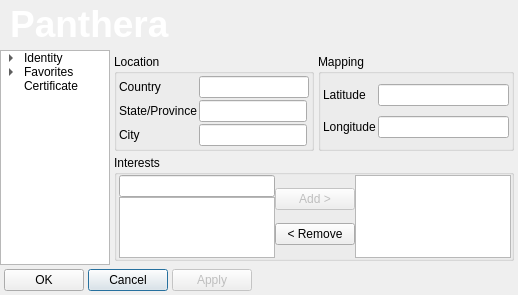
<?xml version="1.0" encoding="UTF-8"?>
<ui version="4.0">
 <class>DialogProfile</class>
 <widget class="QDialog" name="DialogProfile">
  <property name="windowModality">
   <enum>Qt::ApplicationModal</enum>
  </property>
  <property name="geometry">
   <rect>
    <x>0</x>
    <y>0</y>
    <width>518</width>
    <height>295</height>
   </rect>
  </property>
  <property name="minimumSize">
   <size>
    <width>518</width>
    <height>295</height>
   </size>
  </property>
  <property name="maximumSize">
   <size>
    <width>518</width>
    <height>295</height>
   </size>
  </property>
  <property name="windowTitle">
   <string>Edit Profile</string>
  </property>
  <property name="windowIcon">
   <iconset resource="Graphics.qrc">
    <normaloff>:/Icons/FileType/Resource/24x24 File Type/Identity.png</normaloff>:/Icons/FileType/Resource/24x24 File Type/Identity.png</iconset>
  </property>
  <property name="modal">
   <bool>true</bool>
  </property>
  <layout class="QGridLayout" name="gridLayout_2">
   <property name="margin">
    <number>0</number>
   </property>
   <property name="spacing">
    <number>0</number>
   </property>
   <item row="0" column="0" colspan="2">
    <widget class="QFrame" name="frameCommonHeader">
     <property name="minimumSize">
      <size>
       <width>0</width>
       <height>50</height>
      </size>
     </property>
     <property name="maximumSize">
      <size>
       <width>16777215</width>
       <height>50</height>
      </size>
     </property>
     <property name="styleSheet">
      <string notr="true">background-image: url(:/Graphics/Resource/FormHeaderBackground.png);</string>
     </property>
     <property name="frameShape">
      <enum>QFrame::NoFrame</enum>
     </property>
     <property name="frameShadow">
      <enum>QFrame::Raised</enum>
     </property>
     <layout class="QGridLayout" name="gridLayout_23">
      <property name="margin">
       <number>1</number>
      </property>
      <property name="spacing">
       <number>0</number>
      </property>
      <item row="0" column="0">
       <widget class="QLabel" name="labelCommonHeader">
        <property name="styleSheet">
         <string notr="true">background-color: transparent;</string>
        </property>
        <property name="text">
         <string>&lt;!DOCTYPE HTML PUBLIC &quot;-//W3C//DTD HTML 4.0//EN&quot; &quot;http://www.w3.org/TR/REC-html40/strict.dtd&quot;&gt;
&lt;html&gt;&lt;head&gt;&lt;meta name=&quot;qrichtext&quot; content=&quot;1&quot; /&gt;&lt;style type=&quot;text/css&quot;&gt;
p, li { white-space: pre-wrap; }
&lt;/style&gt;&lt;/head&gt;&lt;body style=&quot; font-family:'MS Shell Dlg 2'; font-size:8.25pt; font-weight:400; font-style:normal;&quot;&gt;
&lt;p style=&quot; margin-top:0px; margin-bottom:0px; margin-left:0px; margin-right:0px; -qt-block-indent:0; text-indent:0px;&quot;&gt;&lt;span style=&quot; font-size:8pt;&quot;&gt;  &lt;/span&gt;&lt;img src=&quot;:/Graphics/Resource/Panthera48.png&quot; /&gt;&lt;span style=&quot; font-size:8pt;&quot;&gt; &lt;/span&gt;&lt;span style=&quot; font-size:28pt; font-weight:600; color:#ffffff;&quot;&gt;Panthera&lt;/span&gt;&lt;/p&gt;&lt;/body&gt;&lt;/html&gt;</string>
        </property>
       </widget>
      </item>
     </layout>
    </widget>
   </item>
   <item row="1" column="0">
    <widget class="QTreeWidget" name="treeWidgetProfileNavigation">
     <property name="sizePolicy">
      <sizepolicy hsizetype="Preferred" vsizetype="MinimumExpanding">
       <horstretch>0</horstretch>
       <verstretch>0</verstretch>
      </sizepolicy>
     </property>
     <property name="minimumSize">
      <size>
       <width>110</width>
       <height>0</height>
      </size>
     </property>
     <property name="maximumSize">
      <size>
       <width>110</width>
       <height>16777215</height>
      </size>
     </property>
     <attribute name="headerVisible">
      <bool>false</bool>
     </attribute>
     <column>
      <property name="text">
       <string>Profile</string>
      </property>
     </column>
     <item>
      <property name="text">
       <string>Identity</string>
      </property>
      <item>
       <property name="text">
        <string>Contact</string>
       </property>
      </item>
      <item>
       <property name="text">
        <string>Profile</string>
       </property>
      </item>
      <item>
       <property name="text">
        <string>Bio</string>
       </property>
      </item>
      <item>
       <property name="text">
        <string>Avatar</string>
       </property>
      </item>
     </item>
     <item>
      <property name="text">
       <string>Favorites</string>
      </property>
      <item>
       <property name="text">
        <string>Files</string>
       </property>
      </item>
     </item>
     <item>
      <property name="text">
       <string>Certificate</string>
      </property>
     </item>
    </widget>
   </item>
   <item row="2" column="0" colspan="2">
    <layout class="QGridLayout" name="gridLayoutControls">
     <property name="margin">
      <number>4</number>
     </property>
     <property name="spacing">
      <number>4</number>
     </property>
     <item row="0" column="3">
      <spacer name="horizontalSpacer">
       <property name="orientation">
        <enum>Qt::Horizontal</enum>
       </property>
       <property name="sizeType">
        <enum>QSizePolicy::MinimumExpanding</enum>
       </property>
       <property name="sizeHint" stdset="0">
        <size>
         <width>40</width>
         <height>20</height>
        </size>
       </property>
      </spacer>
     </item>
     <item row="0" column="0">
      <widget class="QPushButton" name="pushButtonOK">
       <property name="text">
        <string>OK</string>
       </property>
      </widget>
     </item>
     <item row="0" column="1">
      <widget class="QPushButton" name="pushButtonCancel">
       <property name="text">
        <string>Cancel</string>
       </property>
       <property name="default">
        <bool>true</bool>
       </property>
      </widget>
     </item>
     <item row="0" column="2">
      <widget class="QPushButton" name="pushButtonApply">
       <property name="enabled">
        <bool>false</bool>
       </property>
       <property name="text">
        <string>Apply</string>
       </property>
      </widget>
     </item>
    </layout>
   </item>
   <item row="1" column="1">
    <widget class="QStackedWidget" name="pagesProfile">
     <property name="sizePolicy">
      <sizepolicy hsizetype="MinimumExpanding" vsizetype="Preferred">
       <horstretch>0</horstretch>
       <verstretch>0</verstretch>
      </sizepolicy>
     </property>
     <property name="currentIndex">
      <number>2</number>
     </property>
     <widget class="QWidget" name="pageIdentity">
      <layout class="QGridLayout" name="gridLayout_5">
       <property name="margin">
        <number>4</number>
       </property>
       <property name="spacing">
        <number>4</number>
       </property>
       <item row="0" column="0" colspan="3">
        <widget class="QGroupBox" name="groupBox">
         <property name="maximumSize">
          <size>
           <width>400</width>
           <height>16777215</height>
          </size>
         </property>
         <property name="title">
          <string>Name</string>
         </property>
         <layout class="QGridLayout" name="gridLayout">
          <property name="margin">
           <number>2</number>
          </property>
          <property name="spacing">
           <number>2</number>
          </property>
          <item row="0" column="0">
           <widget class="QLabel" name="labelGScreenName">
            <property name="text">
             <string>Gnutella Screen Name:</string>
            </property>
           </widget>
          </item>
          <item row="0" column="1">
           <widget class="QLineEdit" name="lineEditGnutellaSceenName"/>
          </item>
          <item row="1" column="0">
           <widget class="QLabel" name="labelNickname">
            <property name="text">
             <string>Chat Nickname:</string>
            </property>
           </widget>
          </item>
          <item row="1" column="1">
           <widget class="QLineEdit" name="lineEditNickname"/>
          </item>
          <item row="2" column="0">
           <widget class="QLabel" name="labelAltNickname">
            <property name="text">
             <string>Alternate Chat Nickname:</string>
            </property>
           </widget>
          </item>
          <item row="2" column="1">
           <widget class="QLineEdit" name="lineEditAltNickname"/>
          </item>
          <item row="3" column="0">
           <widget class="QLabel" name="labelUserName">
            <property name="text">
             <string>Chat User Name:</string>
            </property>
           </widget>
          </item>
          <item row="3" column="1">
           <widget class="QLineEdit" name="lineEditUserName"/>
          </item>
          <item row="4" column="0">
           <widget class="QLabel" name="labelRealName">
            <property name="text">
             <string>Real Name:</string>
            </property>
           </widget>
          </item>
          <item row="4" column="1">
           <widget class="QLineEdit" name="lineEditRealName"/>
          </item>
         </layout>
        </widget>
       </item>
       <item row="1" column="0">
        <layout class="QGridLayout" name="gridLayoutDetails">
         <item row="0" column="0">
          <widget class="QLabel" name="labelGender">
           <property name="text">
            <string>Gender</string>
           </property>
          </widget>
         </item>
         <item row="0" column="1">
          <widget class="QComboBox" name="comboBoxGender">
           <property name="sizePolicy">
            <sizepolicy hsizetype="MinimumExpanding" vsizetype="Fixed">
             <horstretch>0</horstretch>
             <verstretch>0</verstretch>
            </sizepolicy>
           </property>
           <item>
            <property name="text">
             <string>Male</string>
            </property>
           </item>
           <item>
            <property name="text">
             <string>Female</string>
            </property>
           </item>
          </widget>
         </item>
         <item row="1" column="0" colspan="2">
          <widget class="QSpinBox" name="spinBoxAge">
           <property name="prefix">
            <string>Age: </string>
           </property>
           <property name="minimum">
            <number>1</number>
           </property>
           <property name="maximum">
            <number>109</number>
           </property>
           <property name="value">
            <number>18</number>
           </property>
          </widget>
         </item>
         <item row="2" column="0" colspan="2">
          <widget class="QCheckBox" name="checkBoxAllowBrowse">
           <property name="text">
            <string>Allow Others To Brose My User Profile</string>
           </property>
          </widget>
         </item>
        </layout>
       </item>
       <item row="1" column="1">
        <spacer name="horizontalSpacer_2">
         <property name="orientation">
          <enum>Qt::Horizontal</enum>
         </property>
         <property name="sizeHint" stdset="0">
          <size>
           <width>40</width>
           <height>20</height>
          </size>
         </property>
        </spacer>
       </item>
      </layout>
     </widget>
     <widget class="QWidget" name="pageContact">
      <layout class="QGridLayout" name="gridLayout_8">
       <property name="margin">
        <number>4</number>
       </property>
       <property name="spacing">
        <number>4</number>
       </property>
       <item row="0" column="0">
        <widget class="QGroupBox" name="groupBoxEmail">
         <property name="maximumSize">
          <size>
           <width>400</width>
           <height>16777215</height>
          </size>
         </property>
         <property name="title">
          <string>EMail Address</string>
         </property>
         <layout class="QGridLayout" name="gridLayout_4">
          <property name="margin">
           <number>2</number>
          </property>
          <property name="spacing">
           <number>0</number>
          </property>
          <item row="0" column="0">
           <widget class="QLineEdit" name="lineEditEmail"/>
          </item>
         </layout>
        </widget>
       </item>
       <item row="1" column="0">
        <widget class="QGroupBox" name="groupBoxMessaging">
         <property name="sizePolicy">
          <sizepolicy hsizetype="Preferred" vsizetype="MinimumExpanding">
           <horstretch>0</horstretch>
           <verstretch>0</verstretch>
          </sizepolicy>
         </property>
         <property name="maximumSize">
          <size>
           <width>400</width>
           <height>16777215</height>
          </size>
         </property>
         <property name="title">
          <string>Instant Messaging/ Social Networking</string>
         </property>
         <layout class="QGridLayout" name="gridLayout_3">
          <property name="margin">
           <number>2</number>
          </property>
          <property name="spacing">
           <number>2</number>
          </property>
          <item row="0" column="0">
           <widget class="QLabel" name="labelMSN">
            <property name="text">
             <string>MSN/.NET Passport:</string>
            </property>
           </widget>
          </item>
          <item row="0" column="1">
           <widget class="QLineEdit" name="lineEditMSN"/>
          </item>
          <item row="1" column="0">
           <widget class="QLabel" name="labelYahoo">
            <property name="text">
             <string>Yahoo ID:</string>
            </property>
           </widget>
          </item>
          <item row="1" column="1">
           <widget class="QLineEdit" name="lineEditYahoo"/>
          </item>
          <item row="2" column="0">
           <widget class="QLabel" name="labelICQ">
            <property name="text">
             <string>ICQ UIN:</string>
            </property>
           </widget>
          </item>
          <item row="2" column="1">
           <widget class="QLineEdit" name="lineEditICQ"/>
          </item>
          <item row="3" column="0">
           <widget class="QLabel" name="labelAOL">
            <property name="text">
             <string>AOL Screen Name:</string>
            </property>
           </widget>
          </item>
          <item row="3" column="1">
           <widget class="QLineEdit" name="lineEditAOL"/>
          </item>
          <item row="4" column="0">
           <widget class="QLabel" name="labelJabber">
            <property name="text">
             <string>Jabber ID:</string>
            </property>
           </widget>
          </item>
          <item row="4" column="1">
           <widget class="QLineEdit" name="lineEditJabber"/>
          </item>
          <item row="5" column="0">
           <widget class="QLabel" name="labelMySpace">
            <property name="text">
             <string>MySpace Profile:</string>
            </property>
           </widget>
          </item>
          <item row="5" column="1">
           <widget class="QLineEdit" name="lineEditMySpace"/>
          </item>
         </layout>
        </widget>
       </item>
      </layout>
     </widget>
     <widget class="QWidget" name="pageProfile">
      <layout class="QGridLayout" name="gridLayout_15">
       <property name="margin">
        <number>4</number>
       </property>
       <property name="spacing">
        <number>4</number>
       </property>
       <item row="0" column="0">
        <widget class="QGroupBox" name="groupBoxLocation">
         <property name="maximumSize">
          <size>
           <width>200</width>
           <height>16777215</height>
          </size>
         </property>
         <property name="title">
          <string>Location</string>
         </property>
         <layout class="QGridLayout" name="gridLayout_6">
          <property name="margin">
           <number>2</number>
          </property>
          <property name="spacing">
           <number>2</number>
          </property>
          <item row="0" column="0">
           <widget class="QLabel" name="labelCountry">
            <property name="text">
             <string>Country</string>
            </property>
           </widget>
          </item>
          <item row="2" column="0">
           <widget class="QLabel" name="labelCity">
            <property name="text">
             <string>City</string>
            </property>
           </widget>
          </item>
          <item row="0" column="1" colspan="2">
           <widget class="QLineEdit" name="lineEditCountry"/>
          </item>
          <item row="2" column="1">
           <widget class="QLineEdit" name="lineEditCity"/>
          </item>
          <item row="1" column="0">
           <widget class="QLabel" name="labelStateProvince">
            <property name="text">
             <string>State/Province</string>
            </property>
           </widget>
          </item>
          <item row="1" column="1">
           <widget class="QLineEdit" name="lineEditStateProvince"/>
          </item>
         </layout>
        </widget>
       </item>
       <item row="0" column="1">
        <widget class="QGroupBox" name="groupBoxMapping">
         <property name="maximumSize">
          <size>
           <width>200</width>
           <height>16777215</height>
          </size>
         </property>
         <property name="title">
          <string>Mapping</string>
         </property>
         <layout class="QGridLayout" name="gridLayout_7">
          <property name="margin">
           <number>2</number>
          </property>
          <property name="spacing">
           <number>2</number>
          </property>
          <item row="0" column="0">
           <widget class="QLabel" name="labelLatitude">
            <property name="text">
             <string>Latitude</string>
            </property>
           </widget>
          </item>
          <item row="2" column="0">
           <widget class="QLabel" name="labelLongitude">
            <property name="text">
             <string>Longitude</string>
            </property>
           </widget>
          </item>
          <item row="0" column="1">
           <widget class="QLineEdit" name="lineEditLatitude"/>
          </item>
          <item row="2" column="1">
           <widget class="QLineEdit" name="lineEditLonitude"/>
          </item>
         </layout>
        </widget>
       </item>
       <item row="1" column="0" colspan="2">
        <widget class="QGroupBox" name="groupBoxInterests">
         <property name="maximumSize">
          <size>
           <width>400</width>
           <height>16777215</height>
          </size>
         </property>
         <property name="title">
          <string>Interests</string>
         </property>
         <layout class="QGridLayout" name="gridLayout_14">
          <property name="leftMargin">
           <number>2</number>
          </property>
          <property name="topMargin">
           <number>0</number>
          </property>
          <property name="rightMargin">
           <number>0</number>
          </property>
          <property name="bottomMargin">
           <number>0</number>
          </property>
          <property name="spacing">
           <number>0</number>
          </property>
          <item row="0" column="0">
           <widget class="QLineEdit" name="lineEditInterest">
            <property name="sizePolicy">
             <sizepolicy hsizetype="MinimumExpanding" vsizetype="Fixed">
              <horstretch>0</horstretch>
              <verstretch>0</verstretch>
             </sizepolicy>
            </property>
            <property name="maximumSize">
             <size>
              <width>200</width>
              <height>16777215</height>
             </size>
            </property>
           </widget>
          </item>
          <item row="0" column="1" rowspan="2">
           <layout class="QGridLayout" name="gridLayout_13">
            <item row="0" column="0">
             <widget class="QPushButton" name="pushButtonInterestsAdd">
              <property name="enabled">
               <bool>false</bool>
              </property>
              <property name="sizePolicy">
               <sizepolicy hsizetype="Preferred" vsizetype="Fixed">
                <horstretch>0</horstretch>
                <verstretch>0</verstretch>
               </sizepolicy>
              </property>
              <property name="text">
               <string>Add &gt;</string>
              </property>
             </widget>
            </item>
            <item row="1" column="0">
             <widget class="QPushButton" name="pushButtonInterestsRemove">
              <property name="sizePolicy">
               <sizepolicy hsizetype="Preferred" vsizetype="Fixed">
                <horstretch>0</horstretch>
                <verstretch>0</verstretch>
               </sizepolicy>
              </property>
              <property name="text">
               <string>&lt; Remove</string>
              </property>
             </widget>
            </item>
           </layout>
          </item>
          <item row="0" column="2" rowspan="2">
           <widget class="QListWidget" name="listWidgetInterests">
            <property name="sizePolicy">
             <sizepolicy hsizetype="MinimumExpanding" vsizetype="Expanding">
              <horstretch>0</horstretch>
              <verstretch>0</verstretch>
             </sizepolicy>
            </property>
            <property name="maximumSize">
             <size>
              <width>200</width>
              <height>16777215</height>
             </size>
            </property>
            <property name="sortingEnabled">
             <bool>true</bool>
            </property>
           </widget>
          </item>
          <item row="1" column="0">
           <widget class="QListWidget" name="listWidgetRemoved">
            <property name="sizePolicy">
             <sizepolicy hsizetype="MinimumExpanding" vsizetype="Expanding">
              <horstretch>0</horstretch>
              <verstretch>0</verstretch>
             </sizepolicy>
            </property>
            <property name="maximumSize">
             <size>
              <width>200</width>
              <height>16777215</height>
             </size>
            </property>
            <property name="sortingEnabled">
             <bool>true</bool>
            </property>
           </widget>
          </item>
         </layout>
        </widget>
       </item>
      </layout>
     </widget>
     <widget class="QWidget" name="pageBio">
      <layout class="QGridLayout" name="gridLayout_16">
       <property name="margin">
        <number>4</number>
       </property>
       <property name="spacing">
        <number>4</number>
       </property>
       <item row="0" column="0">
        <widget class="QLabel" name="labelBio">
         <property name="text">
          <string>Bio</string>
         </property>
        </widget>
       </item>
       <item row="1" column="0">
        <widget class="QPlainTextEdit" name="plainTextEditBio"/>
       </item>
      </layout>
     </widget>
     <widget class="QWidget" name="pageAvatar">
      <layout class="QGridLayout" name="gridLayout_18">
       <property name="margin">
        <number>4</number>
       </property>
       <property name="spacing">
        <number>4</number>
       </property>
       <item row="0" column="0">
        <widget class="QGroupBox" name="groupBoxAvatarPreview">
         <property name="minimumSize">
          <size>
           <width>0</width>
           <height>0</height>
          </size>
         </property>
         <property name="maximumSize">
          <size>
           <width>200</width>
           <height>16777215</height>
          </size>
         </property>
         <property name="title">
          <string>Avatar Preview</string>
         </property>
         <layout class="QGridLayout" name="gridLayout_19">
          <property name="margin">
           <number>2</number>
          </property>
          <property name="spacing">
           <number>0</number>
          </property>
          <item row="0" column="0">
           <widget class="QLabel" name="labelAvatarPreview">
            <property name="sizePolicy">
             <sizepolicy hsizetype="Preferred" vsizetype="Preferred">
              <horstretch>0</horstretch>
              <verstretch>0</verstretch>
             </sizepolicy>
            </property>
            <property name="minimumSize">
             <size>
              <width>128</width>
              <height>128</height>
             </size>
            </property>
            <property name="maximumSize">
             <size>
              <width>128</width>
              <height>128</height>
             </size>
            </property>
            <property name="frameShape">
             <enum>QFrame::StyledPanel</enum>
            </property>
            <property name="frameShadow">
             <enum>QFrame::Sunken</enum>
            </property>
            <property name="text">
             <string/>
            </property>
            <property name="scaledContents">
             <bool>true</bool>
            </property>
           </widget>
          </item>
         </layout>
        </widget>
       </item>
       <item row="0" column="1">
        <widget class="QLabel" name="labelAvatarExplain">
         <property name="text">
          <string>Other users browsing your profile and shared files will see your avatar. Custom avatars should be 128x128 pixels, and can be any supported image type on your PC.</string>
         </property>
         <property name="alignment">
          <set>Qt::AlignLeading|Qt::AlignLeft|Qt::AlignTop</set>
         </property>
         <property name="wordWrap">
          <bool>true</bool>
         </property>
        </widget>
       </item>
       <item row="2" column="0">
        <spacer name="verticalSpacer">
         <property name="orientation">
          <enum>Qt::Vertical</enum>
         </property>
         <property name="sizeHint" stdset="0">
          <size>
           <width>20</width>
           <height>53</height>
          </size>
         </property>
        </spacer>
       </item>
       <item row="1" column="0">
        <layout class="QGridLayout" name="gridLayout_17">
         <item row="0" column="0">
          <widget class="QPushButton" name="pushButtonAvatarAdd">
           <property name="text">
            <string>Add</string>
           </property>
          </widget>
         </item>
         <item row="0" column="1">
          <widget class="QPushButton" name="pushButtonRemove">
           <property name="text">
            <string>Remove</string>
           </property>
          </widget>
         </item>
        </layout>
       </item>
      </layout>
     </widget>
     <widget class="QWidget" name="pageFavorites">
      <layout class="QGridLayout" name="gridLayout_21">
       <property name="margin">
        <number>4</number>
       </property>
       <property name="spacing">
        <number>4</number>
       </property>
       <item row="0" column="0">
        <widget class="QTreeWidget" name="treeWidgetFavorites">
         <property name="maximumSize">
          <size>
           <width>400</width>
           <height>16777215</height>
          </size>
         </property>
         <property name="rootIsDecorated">
          <bool>false</bool>
         </property>
         <property name="itemsExpandable">
          <bool>false</bool>
         </property>
         <property name="sortingEnabled">
          <bool>true</bool>
         </property>
         <column>
          <property name="text">
           <string>Website</string>
          </property>
         </column>
         <column>
          <property name="text">
           <string>Address</string>
          </property>
         </column>
        </widget>
       </item>
       <item row="1" column="0">
        <layout class="QGridLayout" name="gridLayout_20">
         <item row="0" column="0">
          <widget class="QLabel" name="labelWebsite">
           <property name="text">
            <string>Website</string>
           </property>
          </widget>
         </item>
         <item row="1" column="0">
          <widget class="QLabel" name="labelAddress">
           <property name="text">
            <string>Address</string>
           </property>
          </widget>
         </item>
         <item row="0" column="1" colspan="2">
          <widget class="QLineEdit" name="lineEditWebsite">
           <property name="maximumSize">
            <size>
             <width>315</width>
             <height>16777215</height>
            </size>
           </property>
          </widget>
         </item>
         <item row="1" column="1" colspan="2">
          <widget class="QLineEdit" name="lineEditAddress">
           <property name="maximumSize">
            <size>
             <width>315</width>
             <height>16777215</height>
            </size>
           </property>
          </widget>
         </item>
         <item row="2" column="0">
          <widget class="QPushButton" name="pushButtonNewWebsite">
           <property name="text">
            <string>New</string>
           </property>
          </widget>
         </item>
         <item row="2" column="1">
          <widget class="QPushButton" name="pushButtonRemoveWebsite">
           <property name="text">
            <string>Remove</string>
           </property>
          </widget>
         </item>
         <item row="2" column="2">
          <spacer name="horizontalSpacer_5">
           <property name="orientation">
            <enum>Qt::Horizontal</enum>
           </property>
           <property name="sizeHint" stdset="0">
            <size>
             <width>40</width>
             <height>20</height>
            </size>
           </property>
          </spacer>
         </item>
        </layout>
       </item>
      </layout>
     </widget>
     <widget class="QWidget" name="pageFavoriteFiles">
      <layout class="QGridLayout" name="gridLayout_22">
       <property name="margin">
        <number>4</number>
       </property>
       <property name="spacing">
        <number>4</number>
       </property>
       <item row="1" column="0">
        <widget class="QLabel" name="labelFavoriteFiles">
         <property name="minimumSize">
          <size>
           <width>0</width>
           <height>50</height>
          </size>
         </property>
         <property name="text">
          <string>Favorite files are reccomended to users who browse your profile. You can create favorite files by adding them to your favorites folder in your library.</string>
         </property>
         <property name="alignment">
          <set>Qt::AlignLeading|Qt::AlignLeft|Qt::AlignTop</set>
         </property>
         <property name="wordWrap">
          <bool>true</bool>
         </property>
        </widget>
       </item>
       <item row="2" column="0">
        <widget class="QListWidget" name="listWidgetFavoriteFiles">
         <property name="maximumSize">
          <size>
           <width>400</width>
           <height>16777215</height>
          </size>
         </property>
        </widget>
       </item>
      </layout>
     </widget>
     <widget class="QWidget" name="pageCertificate">
      <layout class="QGridLayout" name="gridLayout_26">
       <property name="margin">
        <number>4</number>
       </property>
       <property name="spacing">
        <number>4</number>
       </property>
       <item row="1" column="0">
        <widget class="QGroupBox" name="groupBox_2">
         <property name="maximumSize">
          <size>
           <width>400</width>
           <height>16777215</height>
          </size>
         </property>
         <property name="title">
          <string>Globally Unique Identification Certificate</string>
         </property>
         <layout class="QGridLayout" name="gridLayout_9">
          <property name="margin">
           <number>2</number>
          </property>
          <property name="spacing">
           <number>2</number>
          </property>
          <item row="0" column="1">
           <widget class="QLabel" name="labelGUIDHeader">
            <property name="text">
             <string>GUID</string>
            </property>
            <property name="alignment">
             <set>Qt::AlignCenter</set>
            </property>
           </widget>
          </item>
          <item row="2" column="0">
           <spacer name="horizontalSpacer_6">
            <property name="orientation">
             <enum>Qt::Horizontal</enum>
            </property>
            <property name="sizeHint" stdset="0">
             <size>
              <width>151</width>
              <height>20</height>
             </size>
            </property>
           </spacer>
          </item>
          <item row="2" column="1">
           <widget class="QPushButton" name="pushButtonGenerateNewGUID">
            <property name="text">
             <string>Generate New</string>
            </property>
           </widget>
          </item>
          <item row="2" column="2">
           <spacer name="horizontalSpacer_7">
            <property name="orientation">
             <enum>Qt::Horizontal</enum>
            </property>
            <property name="sizeHint" stdset="0">
             <size>
              <width>150</width>
              <height>20</height>
             </size>
            </property>
           </spacer>
          </item>
          <item row="1" column="0" colspan="3">
           <widget class="QLabel" name="labelGUID">
            <property name="minimumSize">
             <size>
              <width>0</width>
              <height>20</height>
             </size>
            </property>
            <property name="frameShape">
             <enum>QFrame::StyledPanel</enum>
            </property>
            <property name="frameShadow">
             <enum>QFrame::Sunken</enum>
            </property>
            <property name="text">
             <string/>
            </property>
            <property name="alignment">
             <set>Qt::AlignCenter</set>
            </property>
            <property name="textInteractionFlags">
             <set>Qt::NoTextInteraction</set>
            </property>
           </widget>
          </item>
         </layout>
        </widget>
       </item>
       <item row="2" column="0">
        <spacer name="verticalSpacer_2">
         <property name="orientation">
          <enum>Qt::Vertical</enum>
         </property>
         <property name="sizeHint" stdset="0">
          <size>
           <width>20</width>
           <height>40</height>
          </size>
         </property>
        </spacer>
       </item>
       <item row="0" column="0">
        <spacer name="verticalSpacer_3">
         <property name="orientation">
          <enum>Qt::Vertical</enum>
         </property>
         <property name="sizeHint" stdset="0">
          <size>
           <width>20</width>
           <height>40</height>
          </size>
         </property>
        </spacer>
       </item>
      </layout>
     </widget>
    </widget>
   </item>
  </layout>
 </widget>
 <resources>
  <include location="Graphics.qrc"/>
 </resources>
 <connections/>
</ui>
